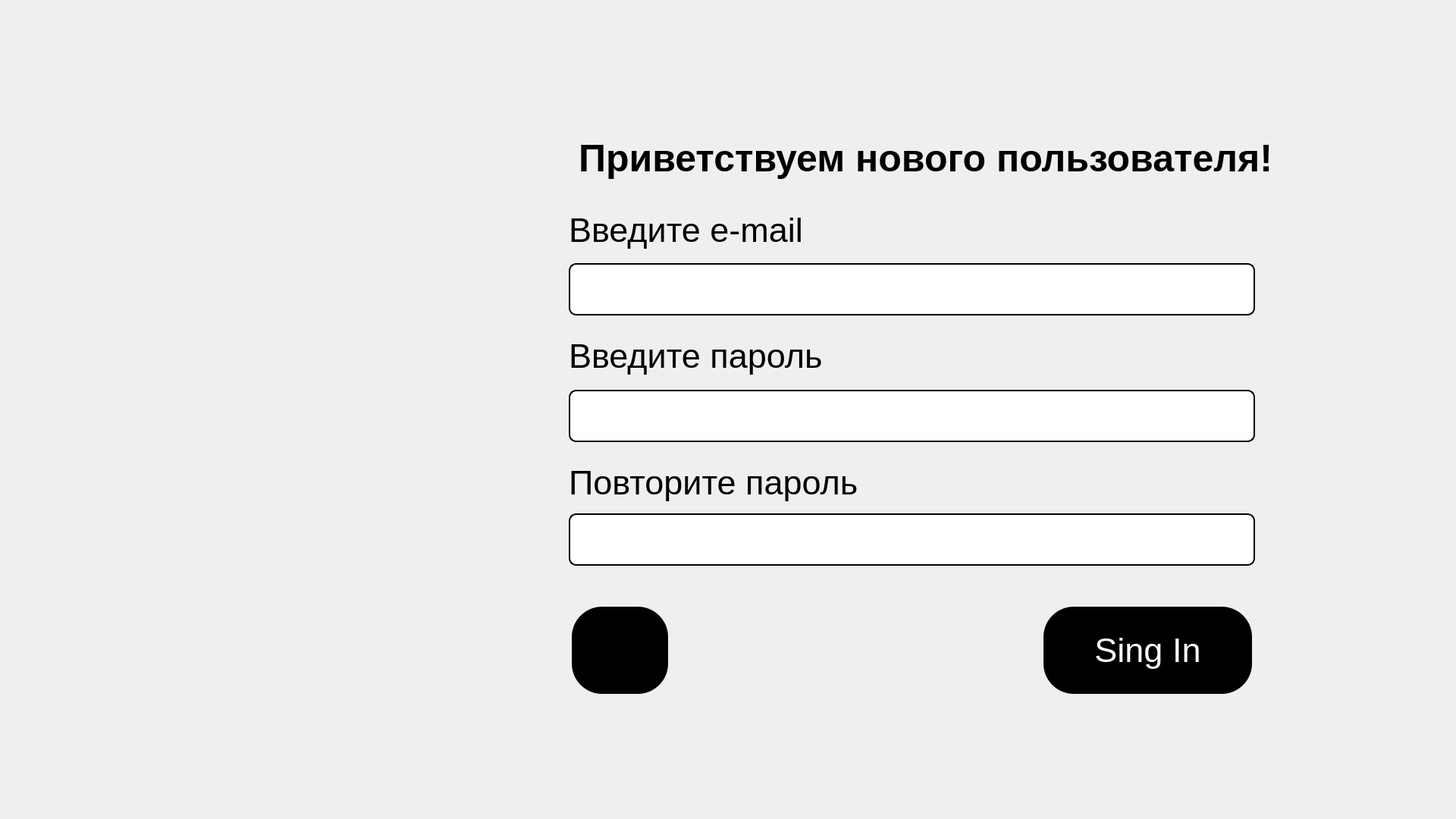
<?xml version="1.0" encoding="UTF-8"?>
<ui version="4.0">
 <class>RegisterForm</class>
 <widget class="QWidget" name="RegisterForm">
  <property name="geometry">
   <rect>
    <x>0</x>
    <y>0</y>
    <width>1920</width>
    <height>1080</height>
   </rect>
  </property>
  <property name="sizePolicy">
   <sizepolicy hsizetype="Fixed" vsizetype="Fixed">
    <horstretch>0</horstretch>
    <verstretch>0</verstretch>
   </sizepolicy>
  </property>
  <property name="windowTitle">
   <string>Form</string>
  </property>
  <widget class="QLabel" name="backgroundLabel">
   <property name="enabled">
    <bool>true</bool>
   </property>
   <property name="geometry">
    <rect>
     <x>0</x>
     <y>0</y>
     <width>1920</width>
     <height>1080</height>
    </rect>
   </property>
   <property name="sizePolicy">
    <sizepolicy hsizetype="Expanding" vsizetype="Expanding">
     <horstretch>0</horstretch>
     <verstretch>0</verstretch>
    </sizepolicy>
   </property>
   <property name="minimumSize">
    <size>
     <width>1920</width>
     <height>1080</height>
    </size>
   </property>
   <property name="maximumSize">
    <size>
     <width>99999</width>
     <height>99999</height>
    </size>
   </property>
   <property name="baseSize">
    <size>
     <width>0</width>
     <height>0</height>
    </size>
   </property>
   <property name="styleSheet">
    <string notr="true">QLabel {
    background-image: url(:/images/background.png);
    background-position: center;
    background-repeat: no-repeat;
background-size: cover;
}

QPushButton {
    font-family: 'Roboto';
    font-size: 45px;
    color: #FFFFFF;
    background-color: #000000;
    border-radius: 40px;
}</string>
   </property>
   <property name="text">
    <string/>
   </property>
   <property name="scaledContents">
    <bool>true</bool>
   </property>
  </widget>
  <widget class="QGroupBox" name="groupBox">
   <property name="enabled">
    <bool>true</bool>
   </property>
   <property name="geometry">
    <rect>
     <x>200</x>
     <y>130</y>
     <width>1561</width>
     <height>844</height>
    </rect>
   </property>
   <property name="sizePolicy">
    <sizepolicy hsizetype="Fixed" vsizetype="Fixed">
     <horstretch>0</horstretch>
     <verstretch>0</verstretch>
    </sizepolicy>
   </property>
   <property name="styleSheet">
    <string notr="true">QGroupBox {
    /* Градиентная заливка */
    background: qlineargradient(x1:0, y1:0, x2:0, y2:1, 
                            stop:0 rgba(255, 255, 255, 255), /* верхний цвет */
                            stop:1 rgba(212, 145, 152, 255)); /* нижний цвет */
    /* Выравнивание по центру */
    margin: 0px; /* Убираем внешние отступы */
    padding: 0px; /* Убираем внутренние отступы */
    border: none; /* Убираем рамку */
    /* Настройка выравнивания */
    display: flex;
    justify-content: center;
    align-items: center;
    width: 475px;  /* Устанавливаем ширину (попробуй варьировать, если нужно) */
    height: 844px; /* Устанавливаем высоту (попробуй варьировать, если нужно) */

}
</string>
   </property>
   <property name="title">
    <string/>
   </property>
   <widget class="QLabel" name="label">
    <property name="geometry">
     <rect>
      <x>0</x>
      <y>0</y>
      <width>475</width>
      <height>844</height>
     </rect>
    </property>
    <property name="styleSheet">
     <string notr="true">QLabel {
    background-image: url(:/images/singin_img2.jpg);
    background-position: center;
    background-repeat: no-repeat;
    background-size: cover;
}
</string>
    </property>
    <property name="text">
     <string/>
    </property>
   </widget>
   <widget class="QLabel" name="label_2">
    <property name="geometry">
     <rect>
      <x>480</x>
      <y>29</y>
      <width>1081</width>
      <height>101</height>
     </rect>
    </property>
    <property name="styleSheet">
     <string notr="true">QLabel {
    font-family: url(:/fonts/Raleway-Bold.ttf);
    font-weight: bold;
    font-size: 50px;
    color: black;
    }</string>
    </property>
    <property name="text">
     <string>&lt;html&gt;&lt;head/&gt;&lt;body&gt;&lt;p align=&quot;center&quot;&gt;Приветствуем нового пользователя!&lt;/p&gt;&lt;/body&gt;&lt;/html&gt;</string>
    </property>
   </widget>
   <widget class="QLineEdit" name="emailLineEdit">
    <property name="geometry">
     <rect>
      <x>550</x>
      <y>217</y>
      <width>905</width>
      <height>69</height>
     </rect>
    </property>
    <property name="styleSheet">
     <string notr="true">QLineEdit {
    border: 2px solid black;
    border-radius: 10px;
    padding: 10px;
    font-size: 25px;
    font-family: 'Raleway';
    color: black;
    background-color: white;
}

</string>
    </property>
   </widget>
   <widget class="QLineEdit" name="passwordLineEdit">
    <property name="geometry">
     <rect>
      <x>550</x>
      <y>384</y>
      <width>905</width>
      <height>69</height>
     </rect>
    </property>
    <property name="styleSheet">
     <string notr="true">QLineEdit {
    border: 2px solid black;
    border-radius: 10px;
    padding: 10px;
    font-size: 25px;
    font-family: 'Raleway';
    color: black;
    background-color: white;
}

</string>
    </property>
   </widget>
   <widget class="QLabel" name="enter_email_label">
    <property name="geometry">
     <rect>
      <x>550</x>
      <y>148</y>
      <width>351</width>
      <height>51</height>
     </rect>
    </property>
    <property name="styleSheet">
     <string notr="true">QLabel {
    font-family: url(:/fonts/Roboto_Condensed-Regular.ttf);
    font-size: 45px;
    color: #000000;
}</string>
    </property>
    <property name="text">
     <string>Введите e-mail</string>
    </property>
   </widget>
   <widget class="QLabel" name="enter_password_label">
    <property name="geometry">
     <rect>
      <x>550</x>
      <y>309</y>
      <width>351</width>
      <height>61</height>
     </rect>
    </property>
    <property name="styleSheet">
     <string notr="true">QLabel {
    font-family: url(:/fonts/Roboto_Condensed-Regular.ttf);
    font-size: 45px;
    color: #000000;
}</string>
    </property>
    <property name="text">
     <string>Введите пароль</string>
    </property>
   </widget>
   <widget class="QPushButton" name="registerButton">
    <property name="geometry">
     <rect>
      <x>1176</x>
      <y>670</y>
      <width>275</width>
      <height>115</height>
     </rect>
    </property>
    <property name="styleSheet">
     <string notr="true">QPushButton {
    font-family: 'Roboto';
    font-size: 45px;
    color: #FFFFFF;
    background-color: #000000;
    border-radius: 40px;
transition: all 0.3s ease;
}

QPushButton:hover {
    background-color: rgba(0, 0, 0, 0.4); /* Полупрозрачный чёрный фон с 40% непрозрачностью */
}</string>
    </property>
    <property name="text">
     <string>Sing In</string>
    </property>
   </widget>
   <widget class="QLabel" name="enter_password_label_2">
    <property name="geometry">
     <rect>
      <x>550</x>
      <y>476</y>
      <width>421</width>
      <height>61</height>
     </rect>
    </property>
    <property name="styleSheet">
     <string notr="true">QLabel {
    font-family: url(:/fonts/Roboto_Condensed-Regular.ttf);
    font-size: 45px;
    color: #000000;
}</string>
    </property>
    <property name="text">
     <string>Повторите пароль</string>
    </property>
   </widget>
   <widget class="QLineEdit" name="confirmPasswordLineEdit">
    <property name="geometry">
     <rect>
      <x>550</x>
      <y>547</y>
      <width>905</width>
      <height>69</height>
     </rect>
    </property>
    <property name="styleSheet">
     <string notr="true">QLineEdit {
    border: 2px solid black;
    border-radius: 10px;
    padding: 10px;
    font-size: 25px;
    font-family: 'Raleway';
    color: black;
    background-color: white;
}

</string>
    </property>
   </widget>
   <widget class="QPushButton" name="ReturnButton">
    <property name="geometry">
     <rect>
      <x>554</x>
      <y>670</y>
      <width>127</width>
      <height>115</height>
     </rect>
    </property>
    <property name="styleSheet">
     <string notr="true">QPushButton {
    background-color: #000000;
    border-radius: 40px;
    qproperty-icon: url(:/symbols/Arrow.svg); /* Указываем иконку */
    qproperty-iconSize: 70px 70px;            /* Размер иконки */
transition: all 0.3s ease;
}

QPushButton:hover {
    background-color: rgba(0, 0, 0, 0.4); /* Полупрозрачный чёрный фон с 40% непрозрачностью */
}


</string>
    </property>
    <property name="text">
     <string/>
    </property>
   </widget>
  </widget>
 </widget>
 <resources/>
 <connections/>
</ui>
